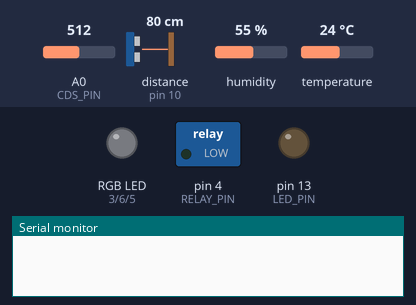
A sketch run on a simulated Arduino Uno, built with avr-gcc and run on an emulated ATmega328P. Shown: switched loads named in the sketch (green lamp = pin HIGH), an RGB LED mixed from three pins (HIGH = lit), output pins drawn as LEDs (lit = HIGH), the last lines printed to the serial monitor. Wiring (inferred from the names in the program): ultrasonic range finder: trigger pin 11; echo pin 10. Inputs (shaded band) come from the test bench; at power-on: A0 (CDS_PIN) = 512, distance to the obstacle (sensor on pin 10) 80 cm, humidity 55 %, temperature 24 °C. The echo pulse lasts 58.3 µs per cm; dim RGB values are drawn brighter than linear; random numbers use the default seed unless the sketch sets one; pins used as bus, display or sensor lines are not drawn.

Above: at 0.1 s.
At 3.1 s:
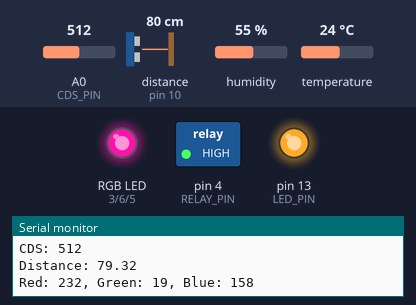
At 13.1 s:
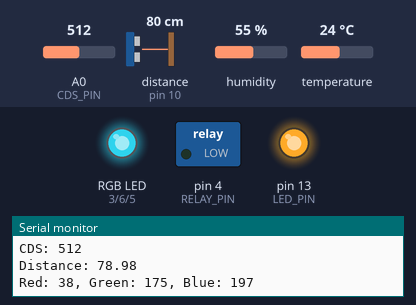
At 23.1 s:
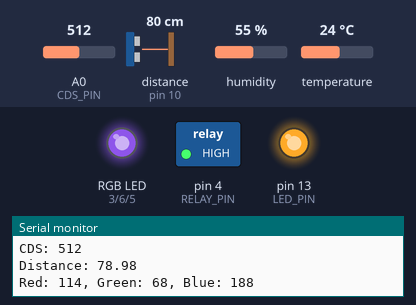
At 33.2 s:
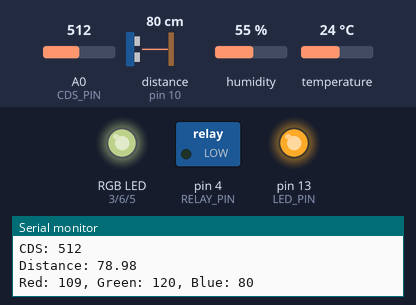
Timing chart, 0 to 34.7 s (numbered marks = the images above):
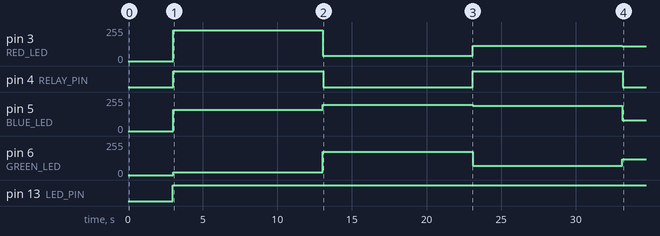

Measured:
- by itself, pin 3 (RED_LED): 0/255 → 232/255 at 3.0 s, → 38/255 10.0 s later, → 114/255 10.0 s later, → 109/255 10.0 s later
- by itself, pin 4 (RELAY_PIN): alternates HIGH for 10.0 s and LOW for 10.0 s
- by itself, pin 5 (BLUE_LED): 0/255 → 158/255 at 3.0 s, → 197/255 10.0 s later, → 188/255 10.0 s later, → 80/255 10.0 s later
- by itself, pin 6 (GREEN_LED): 0/255 → 19/255 at 3.0 s, → 175/255 10.0 s later, → 68/255 10.0 s later, → 120/255 10.0 s later
- by itself, pin 13 (LED_PIN): LOW → HIGH at 3.0 s

The sketch:

01_basic.ino
```cpp
#include "DHT.h"

#define LED_PIN   13
#define RED_LED   3
#define GREEN_LED 6
#define BLUE_LED  5
#define RELAY_PIN 4     // Blue LED
#define DHT_PIN   8
#define ECHO_PIN  10
#define TRIG_PIN  11
#define CDS_PIN   A0

float ultraSonic();     // Signature, 함수명, 리턴타입, 매개변수 타입
DHT dht(DHT_PIN, DHT11);  // Adafruit sensor library

void setup() {
  Serial.begin(115200);

  pinMode(LED_PIN, OUTPUT);
  pinMode(TRIG_PIN, OUTPUT);
  pinMode(ECHO_PIN, INPUT);
  pinMode(CDS_PIN, INPUT);
  pinMode(RED_LED, OUTPUT);
  pinMode(GREEN_LED, OUTPUT);
  pinMode(BLUE_LED, OUTPUT);
  pinMode(RELAY_PIN, OUTPUT);
  dht.begin();
  delay(3000);
}

void loop() {
  digitalWrite(LED_PIN, HIGH);
  float humidity = dht.readHumidity();
  float temperature = dht.readTemperature();
  Serial.print("Humidity: ");
  Serial.println(humidity);
  Serial.print("Temperature: ");
  Serial.println(temperature);
  int cds = analogRead(CDS_PIN);
  Serial.print("CDS: ");
  Serial.println(cds);
  float distance = ultraSonic();
  Serial.print("Distance: ");
  Serial.println(distance);

  int red = random(0, 255);
  int green = random(0, 255);
  int blue = random(0, 255);
  analogWrite(RED_LED, red);
  analogWrite(GREEN_LED, green);
  analogWrite(BLUE_LED, blue);
  char buffer[80];
  sprintf(buffer, "Red: %d, Green: %d, Blue: %d\n", red, green, blue);
  Serial.println(buffer);
  digitalWrite(RELAY_PIN, digitalRead(RELAY_PIN) ^ 1);
  delay(10000);
}

float ultraSonic() {
  digitalWrite(TRIG_PIN, HIGH);
  delayMicroseconds(10);
  digitalWrite(TRIG_PIN, LOW);

  unsigned long duration = pulseIn(ECHO_PIN, HIGH);
  float distance = ((float)(340 * duration) / 10000) / 2;
  //return (float)pulseIn(ECHO_PIN, HIGH) / 58;
  return distance;
}
```
